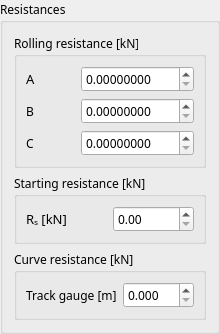
           <widget class="QGroupBox" name="groupBox_6">
            <property name="sizePolicy">
             <sizepolicy hsizetype="MinimumExpanding" vsizetype="Minimum">
              <horstretch>0</horstretch>
              <verstretch>0</verstretch>
             </sizepolicy>
            </property>
            <property name="font">
             <font>
              <family>Fira Sans Medium</family>
              <pointsize>9</pointsize>
             </font>
            </property>
            <property name="title">
             <string>Resistances</string>
            </property>
            <property name="alignment">
             <set>Qt::AlignLeading|Qt::AlignLeft|Qt::AlignTop</set>
            </property>
            <layout class="QGridLayout" name="gridLayout_7">
             <item row="2" column="0">
              <widget class="QGroupBox" name="groupBox_17">
               <property name="sizePolicy">
                <sizepolicy hsizetype="Minimum" vsizetype="Expanding">
                 <horstretch>0</horstretch>
                 <verstretch>0</verstretch>
                </sizepolicy>
               </property>
               <property name="font">
                <font>
                 <family>Fira Sans Medium</family>
                 <pointsize>9</pointsize>
                </font>
               </property>
               <property name="title">
                <string>Curve resistance [kN]</string>
               </property>
               <layout class="QHBoxLayout" name="horizontalLayout_27">
                <item>
                 <layout class="QHBoxLayout" name="horizontalLayout_50">
                  <item>
                   <widget class="QLabel" name="label_TRACK_GAUGE">
                    <property name="font">
                     <font>
                      <family>Fira Sans Medium</family>
                      <pointsize>9</pointsize>
                     </font>
                    </property>
                    <property name="text">
                     <string>Track gauge [m]</string>
                    </property>
                   </widget>
                  </item>
                  <item>
                   <widget class="QDoubleSpinBox" name="TRACK_GAUGE">
                    <property name="font">
                     <font>
                      <family>Fira Sans Medium</family>
                      <pointsize>9</pointsize>
                     </font>
                    </property>
                    <property name="wrapping">
                     <bool>false</bool>
                    </property>
                    <property name="specialValueText">
                     <string/>
                    </property>
                    <property name="prefix">
                     <string/>
                    </property>
                    <property name="suffix">
                     <string/>
                    </property>
                    <property name="decimals">
                     <number>3</number>
                    </property>
                    <property name="maximum">
                     <double>999.000000000000000</double>
                    </property>
                   </widget>
                  </item>
                 </layout>
                </item>
               </layout>
              </widget>
             </item>
             <item row="1" column="0">
              <widget class="QGroupBox" name="groupBox_14">
               <property name="sizePolicy">
                <sizepolicy hsizetype="Minimum" vsizetype="Expanding">
                 <horstretch>0</horstretch>
                 <verstretch>0</verstretch>
                </sizepolicy>
               </property>
               <property name="font">
                <font>
                 <family>Fira Sans Medium</family>
                 <pointsize>9</pointsize>
                </font>
               </property>
               <property name="title">
                <string>Starting resistance [kN]</string>
               </property>
               <layout class="QVBoxLayout" name="verticalLayout_10">
                <item>
                 <layout class="QHBoxLayout" name="horizontalLayout_51">
                  <item>
                   <widget class="QLabel" name="label_STARTING_R">
                    <property name="font">
                     <font>
                      <family>Fira Sans Medium</family>
                      <pointsize>10</pointsize>
                      <italic>false</italic>
                     </font>
                    </property>
                    <property name="text">
                     <string>Rₛ [kN]</string>
                    </property>
                   </widget>
                  </item>
                  <item>
                   <widget class="QDoubleSpinBox" name="STARTING_R">
                    <property name="font">
                     <font>
                      <family>Fira Sans Medium</family>
                      <pointsize>9</pointsize>
                     </font>
                    </property>
                    <property name="wrapping">
                     <bool>false</bool>
                    </property>
                    <property name="specialValueText">
                     <string/>
                    </property>
                    <property name="suffix">
                     <string/>
                    </property>
                    <property name="decimals">
                     <number>2</number>
                    </property>
                    <property name="maximum">
                     <double>999.990000000000009</double>
                    </property>
                    <property name="singleStep">
                     <double>0.250000000000000</double>
                    </property>
                   </widget>
                  </item>
                 </layout>
                </item>
               </layout>
              </widget>
             </item>
             <item row="0" column="0">
              <widget class="QGroupBox" name="groupBox_13">
               <property name="sizePolicy">
                <sizepolicy hsizetype="Minimum" vsizetype="Expanding">
                 <horstretch>0</horstretch>
                 <verstretch>0</verstretch>
                </sizepolicy>
               </property>
               <property name="font">
                <font>
                 <family>Fira Sans Medium</family>
                 <pointsize>9</pointsize>
                </font>
               </property>
               <property name="title">
                <string>Rolling resistance [kN]</string>
               </property>
               <layout class="QVBoxLayout" name="verticalLayout_8">
                <item>
                 <layout class="QHBoxLayout" name="horizontalLayout_47">
                  <item>
                   <widget class="QLabel" name="label_ROLLING_R_A">
                    <property name="font">
                     <font>
                      <family>Fira Sans Medium</family>
                      <pointsize>10</pointsize>
                      <italic>false</italic>
                     </font>
                    </property>
                    <property name="text">
                     <string>A </string>
                    </property>
                   </widget>
                  </item>
                  <item>
                   <widget class="QDoubleSpinBox" name="ROLLING_R_A">
                    <property name="font">
                     <font>
                      <family>Fira Sans Medium</family>
                      <pointsize>9</pointsize>
                     </font>
                    </property>
                    <property name="wrapping">
                     <bool>false</bool>
                    </property>
                    <property name="specialValueText">
                     <string/>
                    </property>
                    <property name="suffix">
                     <string/>
                    </property>
                    <property name="decimals">
                     <number>8</number>
                    </property>
                    <property name="maximum">
                     <double>9999.989999999999782</double>
                    </property>
                    <property name="singleStep">
                     <double>0.250000000000000</double>
                    </property>
                   </widget>
                  </item>
                 </layout>
                </item>
                <item>
                 <layout class="QHBoxLayout" name="horizontalLayout_33">
                  <item>
                   <widget class="QLabel" name="label_ROLLING_R_B">
                    <property name="font">
                     <font>
                      <family>Fira Sans Medium</family>
                      <pointsize>9</pointsize>
                     </font>
                    </property>
                    <property name="text">
                     <string>B</string>
                    </property>
                   </widget>
                  </item>
                  <item>
                   <widget class="QDoubleSpinBox" name="ROLLING_R_B">
                    <property name="font">
                     <font>
                      <family>Fira Sans Medium</family>
                      <pointsize>9</pointsize>
                     </font>
                    </property>
                    <property name="wrapping">
                     <bool>false</bool>
                    </property>
                    <property name="specialValueText">
                     <string/>
                    </property>
                    <property name="suffix">
                     <string/>
                    </property>
                    <property name="decimals">
                     <number>8</number>
                    </property>
                    <property name="maximum">
                     <double>9999.989999999999782</double>
                    </property>
                    <property name="singleStep">
                     <double>0.250000000000000</double>
                    </property>
                   </widget>
                  </item>
                 </layout>
                </item>
                <item>
                 <layout class="QHBoxLayout" name="horizontalLayout_49">
                  <item>
                   <widget class="QLabel" name="label_ROLLING_R_C">
                    <property name="font">
                     <font>
                      <family>Fira Sans Medium</family>
                      <pointsize>9</pointsize>
                     </font>
                    </property>
                    <property name="text">
                     <string>C</string>
                    </property>
                   </widget>
                  </item>
                  <item>
                   <widget class="QDoubleSpinBox" name="ROLLING_R_C">
                    <property name="font">
                     <font>
                      <family>Fira Sans Medium</family>
                      <pointsize>9</pointsize>
                     </font>
                    </property>
                    <property name="wrapping">
                     <bool>false</bool>
                    </property>
                    <property name="specialValueText">
                     <string/>
                    </property>
                    <property name="suffix">
                     <string/>
                    </property>
                    <property name="decimals">
                     <number>8</number>
                    </property>
                    <property name="maximum">
                     <double>9999.989999999999782</double>
                    </property>
                    <property name="singleStep">
                     <double>0.250000000000000</double>
                    </property>
                   </widget>
                  </item>
                 </layout>
                </item>
               </layout>
              </widget>
             </item>
            </layout>
           </widget>
